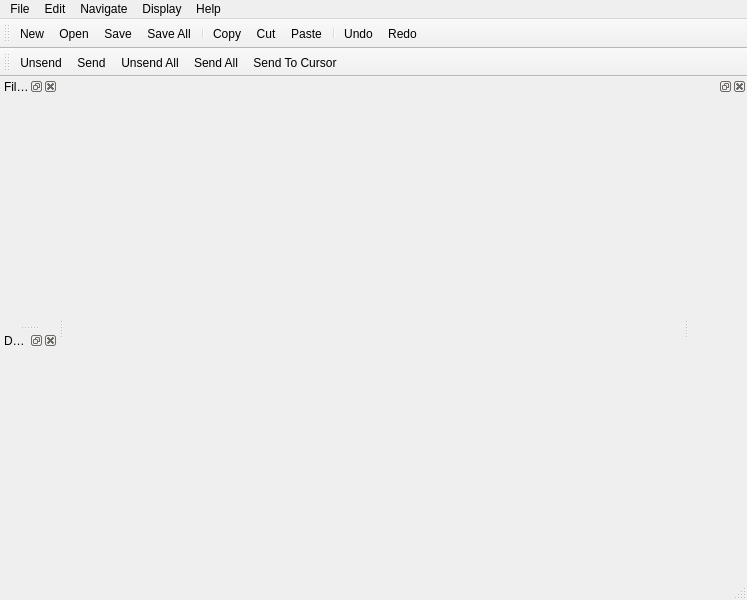
<?xml version="1.0" encoding="UTF-8"?>
<ui version="4.0">
 <class>MainWindowClass</class>
 <widget class="QMainWindow" name="MainWindowClass">
  <property name="geometry">
   <rect>
    <x>0</x>
    <y>0</y>
    <width>747</width>
    <height>600</height>
   </rect>
  </property>
  <property name="windowTitle">
   <string>MainWindow</string>
  </property>
  <widget class="QWidget" name="centralWidget">
   <layout class="QVBoxLayout" name="verticalLayout">
    <property name="spacing">
     <number>2</number>
    </property>
   </layout>
  </widget>
  <widget class="QMenuBar" name="menuBar">
   <property name="geometry">
    <rect>
     <x>0</x>
     <y>0</y>
     <width>747</width>
     <height>25</height>
    </rect>
   </property>
   <widget class="QMenu" name="menuFile">
    <property name="title">
     <string>File</string>
    </property>
    <widget class="QMenu" name="menuRecent">
     <property name="title">
      <string>Recent</string>
     </property>
     <addaction name="actionNoRecentFile"/>
    </widget>
    <addaction name="actionNew"/>
    <addaction name="actionOpen"/>
    <addaction name="menuRecent"/>
    <addaction name="actionClose"/>
    <addaction name="actionCloseAll"/>
    <addaction name="separator"/>
    <addaction name="actionSave"/>
    <addaction name="actionSaveAs"/>
    <addaction name="actionSaveAll"/>
    <addaction name="separator"/>
    <addaction name="actionQuit"/>
   </widget>
   <widget class="QMenu" name="menuEdit">
    <property name="title">
     <string>Edit</string>
    </property>
    <widget class="QMenu" name="menuCode">
     <property name="title">
      <string>Code</string>
     </property>
     <addaction name="actionComment"/>
     <addaction name="actionUncomment"/>
     <addaction name="actionCommentLines"/>
     <addaction name="actionUncommentLines"/>
     <addaction name="actionIndent"/>
     <addaction name="actionUnindent"/>
    </widget>
    <addaction name="actionSelectAll"/>
    <addaction name="actionCopy"/>
    <addaction name="actionCut"/>
    <addaction name="actionPaste"/>
    <addaction name="separator"/>
    <addaction name="actionUndo"/>
    <addaction name="actionRedo"/>
    <addaction name="separator"/>
    <addaction name="actionSearch"/>
    <addaction name="actionSearchNext"/>
    <addaction name="actionReplace"/>
    <addaction name="actionGoToLine"/>
    <addaction name="separator"/>
    <addaction name="menuCode"/>
    <addaction name="separator"/>
    <addaction name="actionSettings"/>
    <addaction name="actionResetSettings"/>
   </widget>
   <widget class="QMenu" name="menuAbout">
    <property name="title">
     <string>Help</string>
    </property>
    <addaction name="actionAbout"/>
    <addaction name="actionDocumentation"/>
   </widget>
   <widget class="QMenu" name="menuNavigate">
    <property name="title">
     <string>Navigate</string>
    </property>
    <addaction name="actionSend"/>
    <addaction name="actionUnsend"/>
    <addaction name="actionUnsendAll"/>
    <addaction name="actionSendAll"/>
    <addaction name="actionSendToCursor"/>
    <addaction name="separator"/>
    <addaction name="actionInterrupt"/>
    <addaction name="actionRestart"/>
   </widget>
   <widget class="QMenu" name="menuDisplay">
    <property name="title">
     <string>Display</string>
    </property>
    <addaction name="actionOpenedDocuments"/>
    <addaction name="actionFileBrowser"/>
    <addaction name="actionDocumentationPanel"/>
    <addaction name="actionTerminal"/>
    <addaction name="actionRestartTerminal"/>
   </widget>
   <addaction name="menuFile"/>
   <addaction name="menuEdit"/>
   <addaction name="menuNavigate"/>
   <addaction name="menuDisplay"/>
   <addaction name="menuAbout"/>
  </widget>
  <widget class="QToolBar" name="mainToolBar">
   <property name="iconSize">
    <size>
     <width>24</width>
     <height>24</height>
    </size>
   </property>
   <property name="toolButtonStyle">
    <enum>Qt::ToolButtonTextUnderIcon</enum>
   </property>
   <attribute name="toolBarArea">
    <enum>TopToolBarArea</enum>
   </attribute>
   <attribute name="toolBarBreak">
    <bool>false</bool>
   </attribute>
   <addaction name="actionNew"/>
   <addaction name="actionOpen"/>
   <addaction name="actionSave"/>
   <addaction name="actionSaveAll"/>
   <addaction name="separator"/>
   <addaction name="actionCopy"/>
   <addaction name="actionCut"/>
   <addaction name="actionPaste"/>
   <addaction name="separator"/>
   <addaction name="actionUndo"/>
   <addaction name="actionRedo"/>
  </widget>
  <widget class="QStatusBar" name="statusBar"/>
  <widget class="QToolBar" name="toolBarCoq">
   <property name="iconSize">
    <size>
     <width>24</width>
     <height>24</height>
    </size>
   </property>
   <property name="toolButtonStyle">
    <enum>Qt::ToolButtonTextUnderIcon</enum>
   </property>
   <attribute name="toolBarArea">
    <enum>TopToolBarArea</enum>
   </attribute>
   <attribute name="toolBarBreak">
    <bool>true</bool>
   </attribute>
   <addaction name="actionUnsend"/>
   <addaction name="actionSend"/>
   <addaction name="actionUnsendAll"/>
   <addaction name="actionSendAll"/>
   <addaction name="actionSendToCursor"/>
  </widget>
  <widget class="QDockWidget" name="dockFileBrowser">
   <property name="windowTitle">
    <string>File Browser</string>
   </property>
   <attribute name="dockWidgetArea">
    <number>1</number>
   </attribute>
   <widget class="QWidget" name="dockWidgetContents"/>
  </widget>
  <widget class="QDockWidget" name="dockOpenedDocuments">
   <property name="windowTitle">
    <string>Documents</string>
   </property>
   <attribute name="dockWidgetArea">
    <number>1</number>
   </attribute>
   <widget class="QWidget" name="dockWidgetContents_2"/>
  </widget>
  <widget class="QDockWidget" name="dockDocumentation">
   <attribute name="dockWidgetArea">
    <number>2</number>
   </attribute>
   <widget class="DocumentationWidget" name="documentationPanel"/>
  </widget>
  <action name="actionOpen">
   <property name="text">
    <string>Open</string>
   </property>
  </action>
  <action name="actionClose">
   <property name="text">
    <string>Close</string>
   </property>
  </action>
  <action name="actionCloseAll">
   <property name="text">
    <string>Close All</string>
   </property>
  </action>
  <action name="actionSave">
   <property name="text">
    <string>Save</string>
   </property>
  </action>
  <action name="actionSaveAll">
   <property name="text">
    <string>Save All</string>
   </property>
  </action>
  <action name="actionQuit">
   <property name="text">
    <string>Quit</string>
   </property>
  </action>
  <action name="actionCopy">
   <property name="text">
    <string>Copy</string>
   </property>
  </action>
  <action name="actionCut">
   <property name="text">
    <string>Cut</string>
   </property>
  </action>
  <action name="actionPaste">
   <property name="text">
    <string>Paste</string>
   </property>
  </action>
  <action name="actionAbout">
   <property name="text">
    <string>About Coquille</string>
   </property>
  </action>
  <action name="actionSend">
   <property name="text">
    <string>Send</string>
   </property>
  </action>
  <action name="actionUnsend">
   <property name="text">
    <string>Unsend</string>
   </property>
  </action>
  <action name="actionUndo">
   <property name="text">
    <string>Undo</string>
   </property>
  </action>
  <action name="actionRedo">
   <property name="text">
    <string>Redo</string>
   </property>
  </action>
  <action name="actionSelectAll">
   <property name="text">
    <string>Select All</string>
   </property>
  </action>
  <action name="actionSaveAs">
   <property name="text">
    <string>Save As</string>
   </property>
  </action>
  <action name="actionNew">
   <property name="text">
    <string>New</string>
   </property>
  </action>
  <action name="actionComment">
   <property name="text">
    <string>Comment Selection</string>
   </property>
  </action>
  <action name="actionUncomment">
   <property name="text">
    <string>Uncomment Selection</string>
   </property>
  </action>
  <action name="actionIndent">
   <property name="text">
    <string>Indent Line</string>
   </property>
  </action>
  <action name="actionUnindent">
   <property name="text">
    <string>Unindent Line</string>
   </property>
  </action>
  <action name="actionSearch">
   <property name="text">
    <string>Search</string>
   </property>
   <property name="toolTip">
    <string>Search</string>
   </property>
  </action>
  <action name="actionSearchNext">
   <property name="text">
    <string>Search Next</string>
   </property>
   <property name="toolTip">
    <string>Search</string>
   </property>
  </action>
  <action name="actionReplace">
   <property name="text">
    <string>Replace</string>
   </property>
  </action>
  <action name="actionCommentLines">
   <property name="text">
    <string>Comment Lines</string>
   </property>
  </action>
  <action name="actionUncommentLines">
   <property name="text">
    <string>Uncomment Lines</string>
   </property>
  </action>
  <action name="actionNoRecentFile">
   <property name="text">
    <string>No recent file</string>
   </property>
  </action>
  <action name="actionSettings">
   <property name="text">
    <string>Settings</string>
   </property>
  </action>
  <action name="actionDocuments">
   <property name="text">
    <string>Documents</string>
   </property>
  </action>
  <action name="actionFile_Browser">
   <property name="text">
    <string>File Browser</string>
   </property>
  </action>
  <action name="actionShowDocks">
   <property name="checkable">
    <bool>true</bool>
   </property>
   <property name="text">
    <string>Docks</string>
   </property>
  </action>
  <action name="actionOpenedDocuments">
   <property name="checkable">
    <bool>true</bool>
   </property>
   <property name="text">
    <string>Opened Documents</string>
   </property>
  </action>
  <action name="actionUnsendAll">
   <property name="text">
    <string>Unsend All</string>
   </property>
  </action>
  <action name="actionSendAll">
   <property name="text">
    <string>Send All</string>
   </property>
  </action>
  <action name="actionSendToCursor">
   <property name="text">
    <string>Send To Cursor</string>
   </property>
  </action>
  <action name="actionFileBrowser">
   <property name="checkable">
    <bool>true</bool>
   </property>
   <property name="text">
    <string>File Browser</string>
   </property>
  </action>
  <action name="actionInterrupt">
   <property name="text">
    <string>Interrupt</string>
   </property>
  </action>
  <action name="actionRestart">
   <property name="text">
    <string>Restart</string>
   </property>
  </action>
  <action name="actionGoToLine">
   <property name="text">
    <string>Go To Line</string>
   </property>
  </action>
  <action name="actionResetSettings">
   <property name="text">
    <string>Reset Settings</string>
   </property>
  </action>
  <action name="actionDocumentation">
   <property name="text">
    <string>Documentation</string>
   </property>
  </action>
  <action name="actionDocumentation_on_this">
   <property name="text">
    <string>Documentation on this</string>
   </property>
  </action>
  <action name="actionDocumentationPanel">
   <property name="checkable">
    <bool>true</bool>
   </property>
   <property name="text">
    <string>Documentation Panel</string>
   </property>
  </action>
  <action name="actionTerminal">
   <property name="checkable">
    <bool>true</bool>
   </property>
   <property name="text">
    <string>Terminal</string>
   </property>
   <property name="visible">
    <bool>false</bool>
   </property>
  </action>
  <action name="actionRestartTerminal">
   <property name="text">
    <string>Restart Terminal</string>
   </property>
   <property name="visible">
    <bool>false</bool>
   </property>
  </action>
 </widget>
 <layoutdefault spacing="6" margin="11"/>
 <customwidgets>
  <customwidget>
   <class>DocumentationWidget</class>
   <extends>QWidget</extends>
   <header>documentationwidget.h</header>
   <container>1</container>
  </customwidget>
 </customwidgets>
 <resources/>
 <connections/>
</ui>
